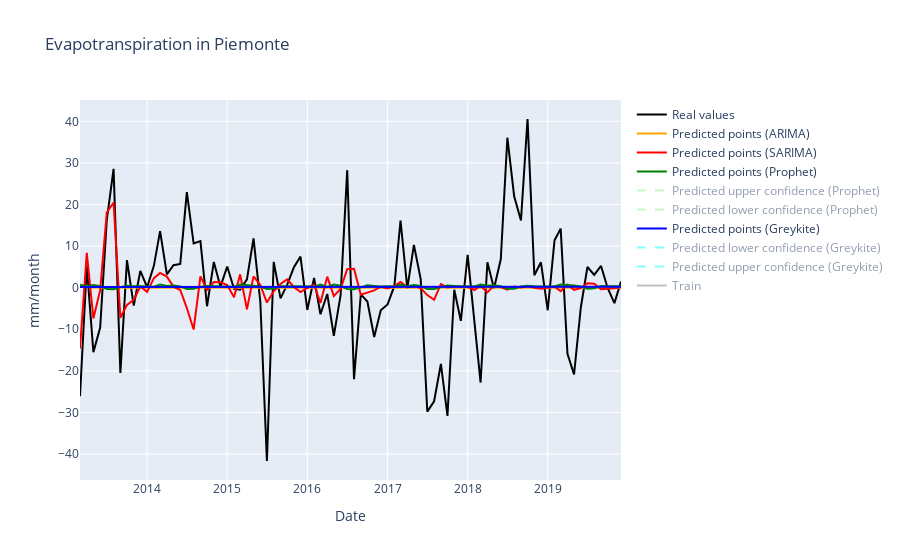
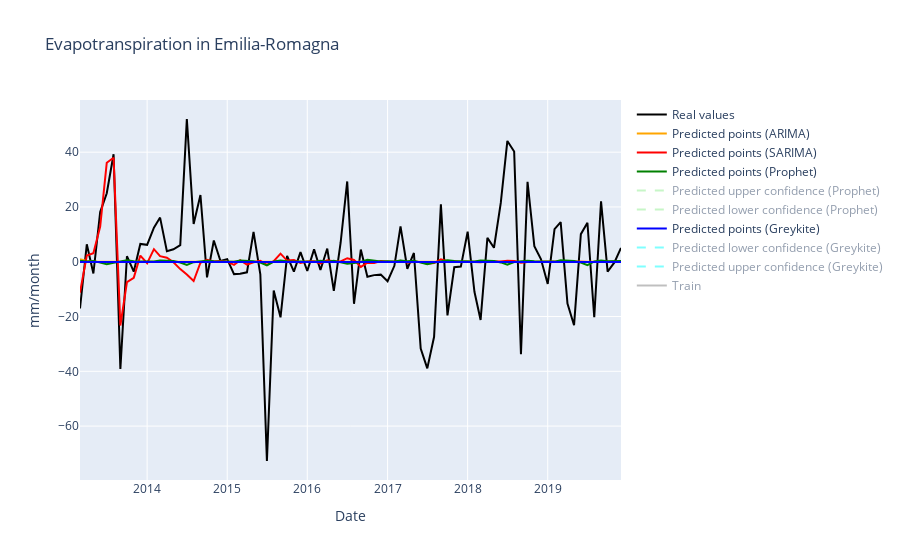
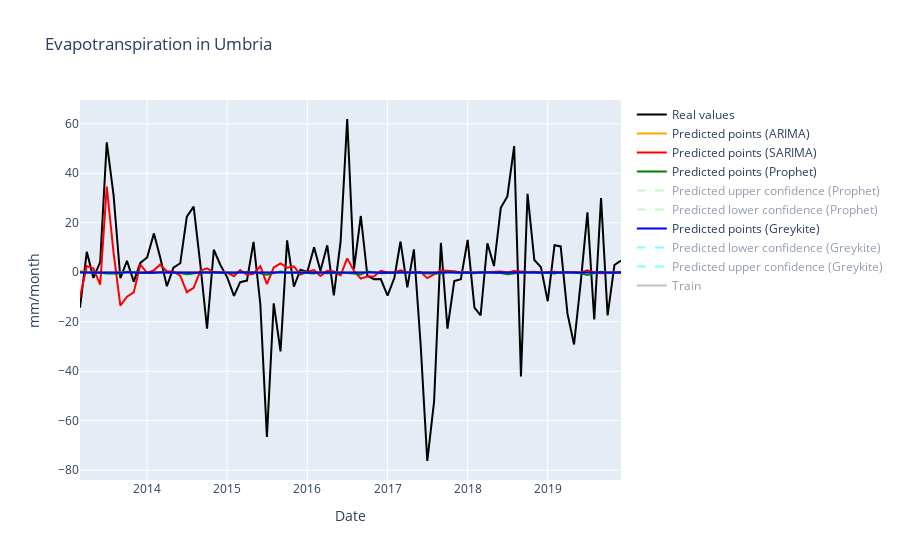
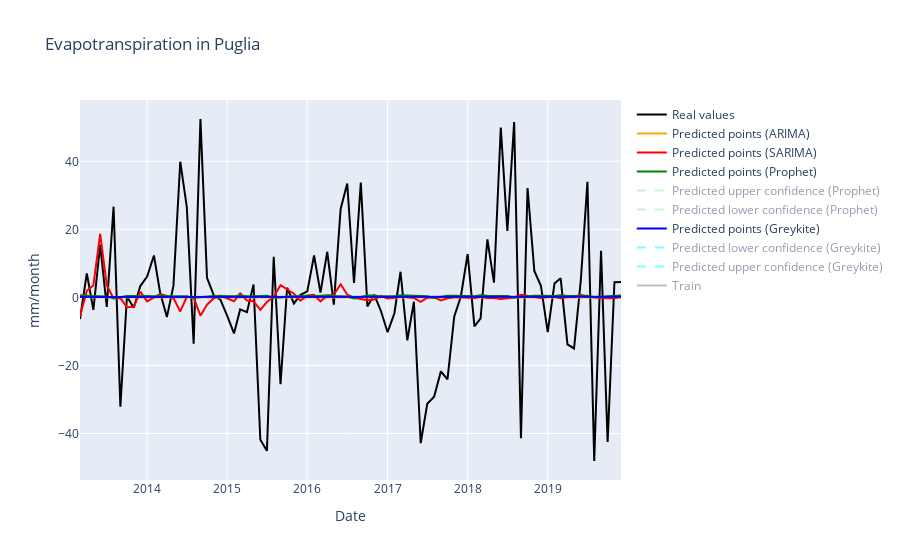

Write notebook code for charts like these, in order.
### Markdown cell above
### Evapotranspiration

### Code cell
errors_ae = pd.DataFrame(columns=["region","error_ARIMA", "error_SARIMA", "error_Prophet", "error_Greykite"])

for region in regions:
    temp = model_estimation(ae, region, True, True, True, True)
    errors_ae = errors_ae.append(temp)
